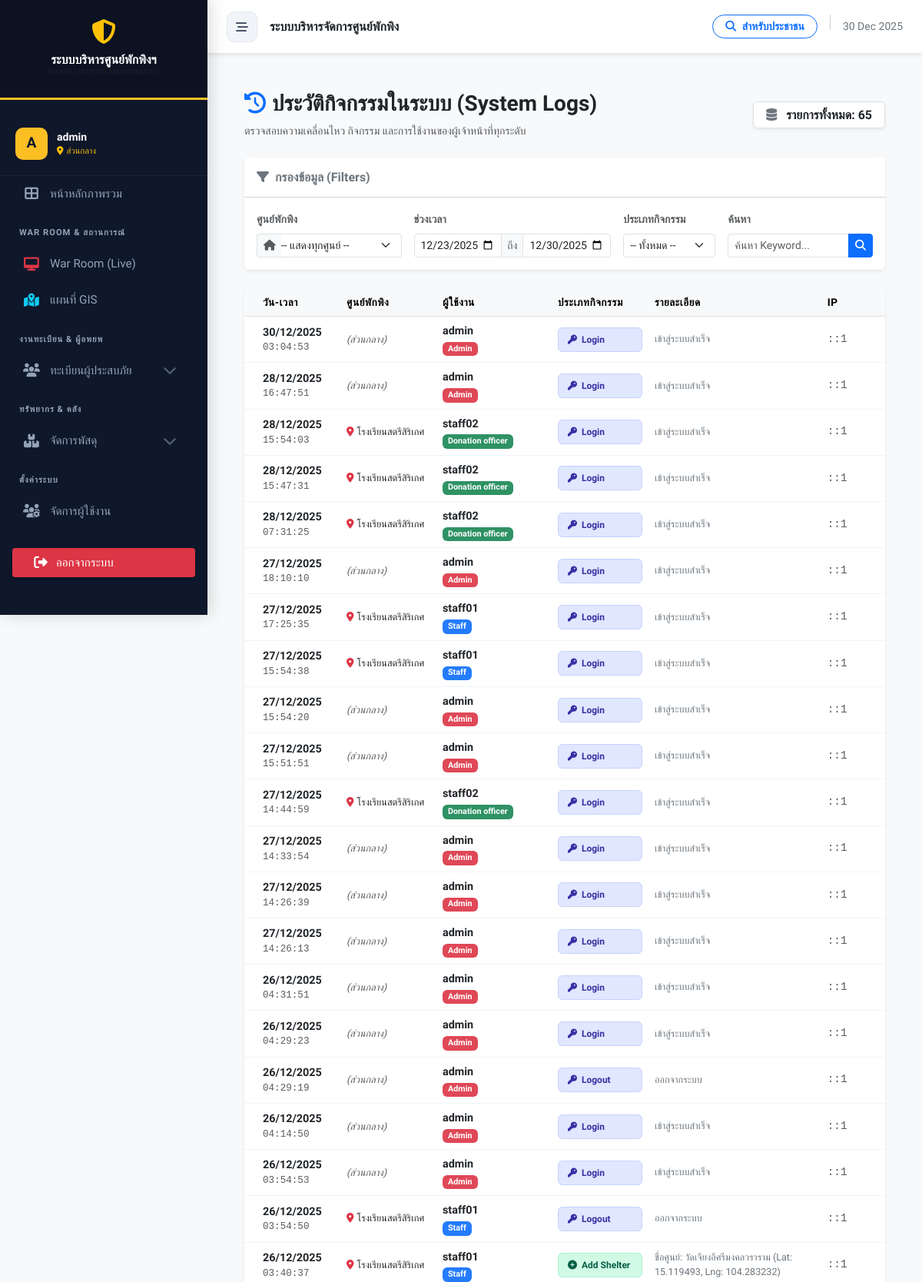
Screenshot of /system_log_list.php (signed in, upper part) with the database file from the repository.
### tables this page shows
CREATE TABLE `system_logs` (
  `id` int(11) NOT NULL,
  `user_id` int(11) DEFAULT NULL,
  `action` varchar(50) NOT NULL COMMENT 'ประเภทการกระทำ (Login, Add, Edit)',
  `description` text DEFAULT NULL COMMENT 'รายละเอียดเพิ่มเติม',
  `ip_address` varchar(45) DEFAULT NULL,
  `created_at` timestamp NOT NULL DEFAULT current_timestamp()
);

CREATE TABLE `users` (
  `id` int(11) NOT NULL,
  `username` varchar(50) NOT NULL COMMENT 'ชื่อผู้ใช้',
  `password` varchar(255) NOT NULL COMMENT 'รหัสผ่าน (Hashed)',
  `first_name` varchar(100) DEFAULT '',
  `last_name` varchar(100) DEFAULT '',
  `full_name` varchar(100) NOT NULL COMMENT 'ชื่อ-นามสกุล',
  `role` varchar(50) NOT NULL DEFAULT 'staff',
  `shelter_id` int(11) DEFAULT NULL COMMENT 'สังกัดศูนย์พักพิง',
  `created_at` timestamp NOT NULL DEFAULT current_timestamp(),
  `last_login` datetime DEFAULT NULL
);

CREATE TABLE `shelters` (
  `id` int(11) NOT NULL,
  `incident_id` int(11) NOT NULL COMMENT 'ผูกกับเหตุการณ์ไหน',
  `name` varchar(200) NOT NULL COMMENT 'ชื่อศูนย์',
  `location` text NOT NULL COMMENT 'ที่ตั้ง',
  `district` varchar(100) DEFAULT NULL,
  `province` varchar(100) DEFAULT NULL,
  `latitude` decimal(10,8) DEFAULT NULL,
  `longitude` decimal(11,8) DEFAULT NULL,
  `capacity` int(11) NOT NULL DEFAULT 0 COMMENT 'ความจุสูงสุด',
  `contact_person` varchar(255) DEFAULT NULL,
  `contact_phone` varchar(20) DEFAULT NULL,
  `status` enum('open','full','closed') NOT NULL DEFAULT 'open',
  `last_updated` datetime DEFAULT NULL,
  `created_at` datetime DEFAULT current_timestamp()
);

### system_log_list.php (the view, shortened to what this page needs)
<?php
require_once 'config/db.php';
$search     = isset($_GET['search']) ? trim($_GET['search']) : '';
$start_date = $_GET['start_date'] ?? date('Y-m-d', strtotime('-7 days'));
$end_date   = $_GET['end_date'] ?? date('Y-m-d');
$page = isset($_GET['page']) ? (int)$_GET['page'] : 1;
$limit = 50;
$offset = ($page - 1) * $limit;
$params = [];
$where = " WHERE 1=1 ";
if ($start_date && $end_date) {
    $where .= " AND l.created_at BETWEEN ? AND ? ";
    $params[] = $start_date . " 00:00:00";
    $params[] = $end_date . " 23:59:59";
}
$count_sql = "SELECT COUNT(*)
              FROM system_logs l
              LEFT JOIN users u ON l.user_id = u.id
              $where";
$stmt_count = $pdo->prepare($count_sql);
$stmt_count->execute($params);
$total_records = $stmt_count->fetchColumn();
$sql = "SELECT l.*, u.username, u.role, s.name as shelter_name
        FROM system_logs l
        LEFT JOIN users u ON l.user_id = u.id
        LEFT JOIN shelters s ON u.shelter_id = s.id
        $where
        ORDER BY l.created_at DESC
        LIMIT $limit OFFSET $offset";
$stmt = $pdo->prepare($sql);
$stmt->execute($params);
$logs = $stmt->fetchAll();
?>
<!DOCTYPE html>
<html lang="th">
<head>
    <link href="https://cdn.jsdelivr.net/npm/bootstrap@5.3.0/dist/css/bootstrap.min.css" rel="stylesheet">
    <link rel="stylesheet" href="https://cdnjs.cloudflare.com/ajax/libs/font-awesome/6.4.0/css/all.min.css">
</head>
<body class="bg-light">
<?php include 'includes/header.php'; ?>
<div class="container-fluid px-4 mt-4">
    <div class="d-flex justify-content-between align-items-center mb-4 flex-wrap gap-2">
        <div>
            <h3 class="fw-bold text-dark"><i class="fas fa-history text-primary me-2"></i>ประวัติกิจกรรมในระบบ (System Logs)</h3>
            <p class="text-muted small mb-0">ตรวจสอบความเคลื่อนไหว กิจกรรม และการใช้งานของผู้เจ้าหน้าที่ทุกระดับ</p>
        </div>
        <div>
            <span class="badge bg-white text-dark border shadow-sm fs-6 px-3 py-2">
                <i class="fas fa-database text-secondary me-2"></i> รายการทั้งหมด: <strong><?php echo number_format($total_records); ?></strong>
            </span>
        </div>
    </div>
    <div class="card shadow-sm border-0 mb-4">
        <div class="card-header bg-white py-3">
            <h6 class="m-0 fw-bold text-secondary"><i class="fas fa-filter me-2"></i>กรองข้อมูล (Filters)</h6>
        </div>
        <div class="card-body bg-white rounded-bottom">
            <form action="" method="GET" class="row g-3 align-items-end">
                <div class="col-md-3">
                    <label class="form-label small fw-bold text-muted">ศูนย์พักพิง</label>
                    <div class="input-group input-group-sm">
                        <span class="input-group-text bg-light border-end-0"><i class="fas fa-home text-muted"></i></span>
                        <select name="shelter_id" class="form-select border-start-0 ps-0">
                            <option value="">-- แสดงทุกศูนย์ --</option>
                        </select>
                    </div>
                </div>
                <div class="col-md-4">
                    <label class="form-label small fw-bold text-muted">ช่วงเวลา</label>
                    <div class="input-group input-group-sm">
                        <input type="date" name="start_date" class="form-control" value="<?php echo $start_date; ?>">
                        <span class="input-group-text bg-light border-start-0 border-end-0 text-muted">ถึง</span>
                        <input type="date" name="end_date" class="form-control" value="<?php echo $end_date; ?>">
                    </div>
                </div>
                <div class="col-md-2">
                    <label class="form-label small fw-bold text-muted">ประเภทกิจกรรม</label>
                    <select name="action_type" class="form-select form-select-sm">
                        <option value="">-- ทั้งหมด --</option>
                    </select>
                </div>
                <div class="col-md-3">
                    <label class="form-label small fw-bold text-muted">ค้นหา</label>
                    <div class="input-group input-group-sm">
                        <input type="text" name="search" class="form-control" placeholder="ค้นหา Keyword..." value="<?php echo htmlspecialchars($search); ?>">
                        <button type="submit" class="btn btn-primary"><i class="fas fa-search"></i></button>
                    </div>
                </div>
            </form>
        </div>
    </div>
    <div class="card shadow-sm border-0 mb-5">
        <div class="card-body p-0">
            <div class="table-responsive">
                <table class="table table-logs mb-0">
                    <thead class="table-light">
                        <tr>
                            <th class="ps-4" style="width: 15%;">วัน-เวลา</th>
                            <th style="width: 15%;">ศูนย์พักพิง</th>
                            <th style="width: 18%;">ผู้ใช้งาน</th>
                            <th style="width: 15%;">ประเภทกิจกรรม</th>
                            <th style="width: 27%;">รายละเอียด</th>
                            <th style="width: 10%;">IP</th>
                        </tr>
                    </thead>
                    <tbody>
                        <?php if (empty($logs)): ?>
                            <tr><td colspan="6" class="text-center py-5 text-muted">
                                <i class="fas fa-search fa-3x mb-3 text-secondary opacity-25"></i><br>
                                ไม่พบข้อมูลตามเงื่อนไขที่ค้นหา
                            </td></tr>
                        <?php else: ?>
                            <?php foreach ($logs as $row):
                                $act = strtolower($row['action']);
                                $badgeClass = 'badge-other';
                                $icon = 'fa-circle';
                                if (strpos($act, 'login') !== false || strpos($act, 'logout') !== false) {
                                    $badgeClass = 'badge-login'; $icon = 'fa-key';
                                } elseif (strpos($act, 'add') !== false || strpos($act, 'insert') !== false || strpos($act, 'create') !== false || strpos($act, 'register') !== false) {
                                    $badgeClass = 'badge-add'; $icon = 'fa-plus-circle';
                                } elseif (strpos($act, 'edit') !== false || strpos($act, 'update') !== false) {
                                    $badgeClass = 'badge-edit'; $icon = 'fa-pen';
                                } elseif (strpos($act, 'delete') !== false || strpos($act, 'remove') !== false) {
                                    $badgeClass = 'badge-delete'; $icon = 'fa-trash-alt';
                                } elseif (strpos($act, 'stock') !== false || strpos($act, 'distribute') !== false || strpos($act, 'inventory') !== false) {
                                    $badgeClass = 'badge-inv'; $icon = 'fa-box-open';
                                }
                                $roleBadge = 'bg-secondary';
                                if ($row['role'] == 'admin') $roleBadge = 'bg-danger';
                                elseif ($row['role'] == 'staff') $roleBadge = 'bg-primary';
                                elseif ($row['role'] == 'donation_officer') $roleBadge = 'bg-success';
                                $shelterDisplay = $row['shelter_name'] ?
                                    '<div class="text-dark small"><i class="fas fa-map-marker-alt text-danger me-1"></i>'.htmlspecialchars($row['shelter_name']).'</div>' :
                                    '<span class="text-muted small"><em>(ส่วนกลาง)</em></span>';
                            ?>
                            <tr>
                                <td class="ps-4 text-nowrap">
                                    <div class="fw-bold text-dark"><?php echo date('d/m/Y', strtotime($row['created_at'])); ?></div>
                                    <div class="small text-muted font-monospace"><?php echo date('H:i:s', strtotime($row['created_at'])); ?></div>
                                </td>
                                <td>
                                    <?php echo $shelterDisplay; ?>
                                </td>
                                <td>
                                    <div class="d-flex align-items-center">
                                        <div class="fw-bold text-dark me-2"><?php echo htmlspecialchars($row['username'] ?? 'Unknown'); ?></div>
                                    </div>
                                    <span class="badge user-role-badge <?php echo $roleBadge; ?>">
                                        <?php echo htmlspecialchars(ucfirst(str_replace('_', ' ', $row['role'] ?? 'unknown'))); ?>
                                    </span>
                                </td>
                                <td>
                                    <span class="badge-action <?php echo $badgeClass; ?>">
                                        <i class="fas <?php echo $icon; ?>"></i> <?php echo htmlspecialchars($row['action']); ?>
                                    </span>
                                </td>
                                <td class="text-secondary">
                                    <div class="text-break small" style="max-width: 350px; line-height: 1.5;">
                                        <?php
                                            echo htmlspecialchars($row['details'] ?? ($row['description'] ?? '-'));
                                        ?>
                                    </div>
                                </td>
                                <td class="small text-muted font-monospace">
                                    <?php echo htmlspecialchars($row['ip_address'] ?? '-'); ?>
                                </td>
                            </tr>
                            <?php endforeach; ?>
                        <?php endif; ?>
                    </tbody>
                </table>
            </div>
        </div>
    </div>
</div>
<?php include 'includes/footer.php'; ?>
</body>
</html>

### assets/css/style.css (style rules this page uses)
:root { --sidebar-width: 280px; --sidebar-collapsed-width: 0px; --primary-color: #2563eb; --primary-dark: #1e40af; --bg-color: #f8fafc; --sidebar-bg: #0f172a; --text-color: #334155; --transition-speed: 0.3s; }
body { font-family: 'Sarabun', sans-serif; background-color: var(--bg-color); color: var(--text-color); overflow-x: hidden; }

### system_log_list.php (style rules this page uses)
.table-logs th { background-color: #f1f5f9; font-weight: 600; font-size: 0.85rem; text-transform: uppercase; letter-spacing: 0.5px; color: #475569; }
.table-logs td { font-size: 0.9rem; vertical-align: middle; border-bottom: 1px solid #f1f5f9; }
.badge-action { font-size: 0.75rem; font-weight: 600; padding: 6px 12px; border-radius: 6px; display: inline-flex; align-items: center; gap: 6px; min-width: 110px; }
.badge-login { background-color: #e0e7ff; color: #3730a3; border: 1px solid #c7d2fe; }
.badge-add { background-color: #d1fae5; color: #065f46; border: 1px solid #a7f3d0; }
.user-role-badge { font-size: 0.7rem; padding: 2px 8px; border-radius: 12px; opacity: 0.9; }

### includes/header.php (style rules this page uses)
:root { --sidebar-width: 270px; --nav-bg: #0f172a; --nav-hover: #1e293b; --active-gold: #fbbf24; --text-main: #f1f5f9; --text-muted: #94a3b8; --body-bg: #f8fafc; }
body { font-family: 'Prompt', sans-serif; background-color: var(--body-bg); color: #334155; overflow-x: hidden; }

### rows the page displays
system_logs: created_at "30/12/2025", created_at "03:04:53", shows "(ส่วนกลาง)", user.username "admin", user.role "Admin", action "Login", description "เข้าสู่ระบบสำเร็จ", ip_address "::1"
system_logs: created_at "28/12/2025", created_at "16:47:51", shows "(ส่วนกลาง)", user.username "admin", user.role "Admin", action "Login", description "เข้าสู่ระบบสำเร็จ", ip_address "::1"
system_logs: created_at "28/12/2025", created_at "15:54:03", shelters.name "โรงเรียนสตรีสิริเกศ", user.username "staff02", user.role "Donation officer", action "Login", description "เข้าสู่ระบบสำเร็จ", ip_address "::1"
system_logs: created_at "28/12/2025", created_at "15:47:31", shelters.name "โรงเรียนสตรีสิริเกศ", user.username "staff02", user.role "Donation officer", action "Login", description "เข้าสู่ระบบสำเร็จ", ip_address "::1"
system_logs: created_at "28/12/2025", created_at "07:31:25", shelters.name "โรงเรียนสตรีสิริเกศ", user.username "staff02", user.role "Donation officer", action "Login", description "เข้าสู่ระบบสำเร็จ", ip_address "::1"
system_logs: created_at "27/12/2025", created_at "18:10:10", shows "(ส่วนกลาง)", user.username "admin", user.role "Admin", action "Login", description "เข้าสู่ระบบสำเร็จ", ip_address "::1"
system_logs: created_at "27/12/2025", created_at "17:25:35", shelters.name "โรงเรียนสตรีสิริเกศ", user.username "staff01", user.role "Staff", action "Login", description "เข้าสู่ระบบสำเร็จ", ip_address "::1"
system_logs: created_at "27/12/2025", created_at "15:54:38", shelters.name "โรงเรียนสตรีสิริเกศ", user.username "staff01", user.role "Staff", action "Login", description "เข้าสู่ระบบสำเร็จ", ip_address "::1"
system_logs: created_at "27/12/2025", created_at "15:54:20", shows "(ส่วนกลาง)", user.username "admin", user.role "Admin", action "Login", description "เข้าสู่ระบบสำเร็จ", ip_address "::1"
system_logs: created_at "27/12/2025", created_at "15:51:51", shows "(ส่วนกลาง)", user.username "admin", user.role "Admin", action "Login", description "เข้าสู่ระบบสำเร็จ", ip_address "::1"
system_logs: created_at "27/12/2025", created_at "14:44:59", shelters.name "โรงเรียนสตรีสิริเกศ", user.username "staff02", user.role "Donation officer", action "Login", description "เข้าสู่ระบบสำเร็จ", ip_address "::1"
system_logs: created_at "27/12/2025", created_at "14:33:54", shows "(ส่วนกลาง)", user.username "admin", user.role "Admin", action "Login", description "เข้าสู่ระบบสำเร็จ", ip_address "::1"
system_logs: created_at "27/12/2025", created_at "14:26:39", shows "(ส่วนกลาง)", user.username "admin", user.role "Admin", action "Login", description "เข้าสู่ระบบสำเร็จ", ip_address "::1"
system_logs: created_at "27/12/2025", created_at "14:26:13", shows "(ส่วนกลาง)", user.username "admin", user.role "Admin", action "Login", description "เข้าสู่ระบบสำเร็จ", ip_address "::1"
system_logs: created_at "26/12/2025", created_at "04:31:51", shows "(ส่วนกลาง)", user.username "admin", user.role "Admin", action "Login", description "เข้าสู่ระบบสำเร็จ", ip_address "::1"
system_logs: created_at "26/12/2025", created_at "04:29:23", shows "(ส่วนกลาง)", user.username "admin", user.role "Admin", action "Login", description "เข้าสู่ระบบสำเร็จ", ip_address "::1"
system_logs: created_at "26/12/2025", created_at "04:29:19", shows "(ส่วนกลาง)", user.username "admin", user.role "Admin", action "Logout", description "ออกจากระบบ", ip_address "::1"
system_logs: created_at "26/12/2025", created_at "04:14:50", shows "(ส่วนกลาง)", user.username "admin", user.role "Admin", action "Login", description "เข้าสู่ระบบสำเร็จ", ip_address "::1"
system_logs: created_at "26/12/2025", created_at "03:54:53", shows "(ส่วนกลาง)", user.username "admin", user.role "Admin", action "Login", description "เข้าสู่ระบบสำเร็จ", ip_address "::1"
system_logs: created_at "26/12/2025", created_at "03:54:50", shelters.name "โรงเรียนสตรีสิริเกศ", user.username "staff01", user.role "Staff", action "Logout", description "ออกจากระบบ", ip_address "::1"
system_logs: created_at "26/12/2025", created_at "03:40:37", shelters.name "โรงเรียนสตรีสิริเกศ", user.username "staff01", user.role "Staff", action "Add Shelter", description "ชื่อศูนย์: วัดเจียงอีศรีมงคลวราราม (Lat: 15.119493, Lng: 104.283232)", ip_address "::1"

### other values shown
substr($_SESSION['username'] ?? 'U', 0, 1) "A"
$_SESSION['username'] "admin"
$user_shelter_name ?: 'ส่วนกลาง' "ส่วนกลาง"
$total_records "65"
